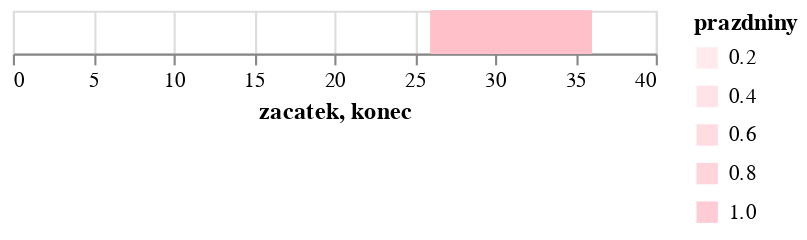

Source (notebook cell):
### Code cell
terminy = alt.Chart(
    df_prazdniny
).mark_rect(color="pink"
).encode(
    alt.X('zacatek:Q'),
    alt.X2('konec:Q'),
    alt.Opacity('prazdniny:Q')
)

terminy

### Figure 1 — Vega-Lite specification as saved in the notebook (floating-point values rounded to 4 significant figures)
{"config": {"view": {"continuousWidth": 300, "continuousHeight": 300}}, "data": {"name": "data-4fa88a80039a273dff3e29a1cdbde213"}, "mark": {"type": "rect", "color": "pink"}, "encoding": {"opacity": {"field": "prazdniny", "type": "quantitative"}, "x": {"field": "zacatek", "type": "quantitative"}, "x2": {"field": "konec"}}, "$schema": "https://vega.github.io/schema/vega-lite/v5.8.0.json", "datasets": {"data-4fa88a80039a273dff3e29a1cdbde213": [{"tyden": 26, "prazdniny": 0.5556, "zacatek": 26, "konec": 36}, {"tyden": 27, "prazdniny": 1.0, "zacatek": 26, "konec": 36}, {"tyden": 28, "prazdniny": 1.0, "zacatek": 26, "konec": 36}, {"tyden": 29, "prazdniny": 1.0, "zacatek": 26, "konec": 36}, {"tyden": 30, "prazdniny": 1.0, "zacatek": 26, "konec": 36}, {"tyden": 31, "prazdniny": 1.0, "zacatek": 26, "konec": 36}, {"tyden": 32, "prazdniny": 1.0, "zacatek": 26, "konec": 36}, {"tyden": 33, "prazdniny": 1.0, "zacatek": 26, "konec": 36}, {"tyden": 34, "prazdniny": 1.0, "zacatek": 26, "konec": 36}, {"tyden": 35, "prazdniny": 1.0, "zacatek": 26, "konec": 36}, {"tyden": 36, "prazdniny": 0.1667, "zacatek": 26, "konec": 36}]}}
